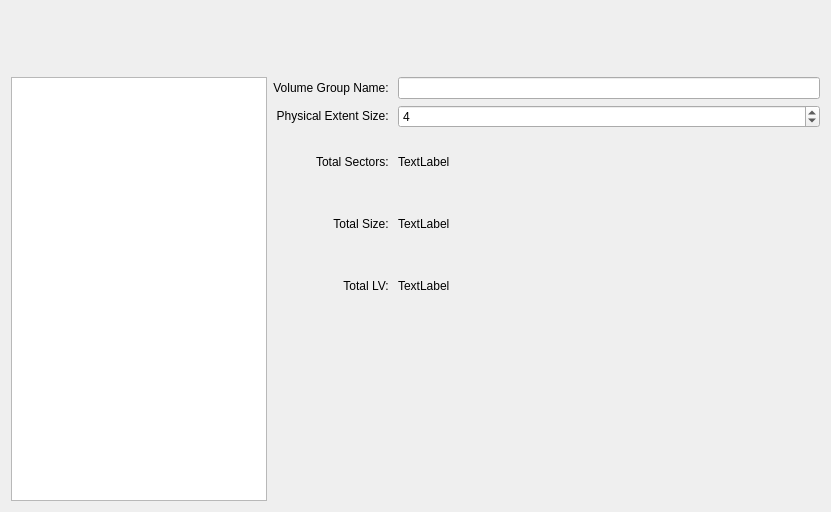
<?xml version="1.0" encoding="UTF-8"?>
<ui version="4.0">
 <class>CreateVolumeWidgetBase</class>
 <widget class="QWidget" name="CreateVolumeWidgetBase">
  <property name="geometry">
   <rect>
    <x>0</x>
    <y>0</y>
    <width>831</width>
    <height>512</height>
   </rect>
  </property>
  <property name="minimumSize">
   <size>
    <width>652</width>
    <height>0</height>
   </size>
  </property>
  <property name="windowTitle">
   <string>Form</string>
  </property>
  <layout class="QGridLayout" name="gridLayout">
   <item row="3" column="2">
    <layout class="QVBoxLayout" name="verticalLayout_2">
     <item>
      <widget class="QLineEdit" name="m_EditVGName"/>
     </item>
    </layout>
   </item>
   <item row="5" column="2">
    <widget class="QLabel" name="m_LabelTotalSectors">
     <property name="text">
      <string>TextLabel</string>
     </property>
     <property name="textInteractionFlags">
      <set>Qt::LinksAccessibleByMouse|Qt::TextSelectableByKeyboard|Qt::TextSelectableByMouse</set>
     </property>
    </widget>
   </item>
   <item row="0" column="0" colspan="3">
    <widget class="PartTableWidget" name="m_PartTableWidget" native="true">
     <property name="sizePolicy">
      <sizepolicy hsizetype="Expanding" vsizetype="Fixed">
       <horstretch>0</horstretch>
       <verstretch>0</verstretch>
      </sizepolicy>
     </property>
     <property name="minimumSize">
      <size>
       <width>0</width>
       <height>60</height>
      </size>
     </property>
     <property name="maximumSize">
      <size>
       <width>16777215</width>
       <height>74</height>
      </size>
     </property>
     <property name="contextMenuPolicy">
      <enum>Qt::CustomContextMenu</enum>
     </property>
    </widget>
   </item>
   <item row="5" column="1">
    <widget class="QLabel" name="m_LabelTextTotalSectors">
     <property name="text">
      <string>Total Sectors: </string>
     </property>
     <property name="alignment">
      <set>Qt::AlignRight|Qt::AlignTrailing|Qt::AlignVCenter</set>
     </property>
     <property name="textInteractionFlags">
      <set>Qt::LinksAccessibleByMouse|Qt::TextSelectableByKeyboard|Qt::TextSelectableByMouse</set>
     </property>
    </widget>
   </item>
   <item row="3" column="0" rowspan="8">
    <widget class="QListWidget" name="m_ListPV">
     <property name="sizePolicy">
      <sizepolicy hsizetype="Preferred" vsizetype="Expanding">
       <horstretch>0</horstretch>
       <verstretch>0</verstretch>
      </sizepolicy>
     </property>
     <property name="contextMenuPolicy">
      <enum>Qt::CustomContextMenu</enum>
     </property>
     <property name="iconSize">
      <size>
       <width>32</width>
       <height>32</height>
      </size>
     </property>
    </widget>
   </item>
   <item row="6" column="2">
    <widget class="QLabel" name="m_LabelTotalSize">
     <property name="text">
      <string>TextLabel</string>
     </property>
     <property name="textInteractionFlags">
      <set>Qt::LinksAccessibleByMouse|Qt::TextSelectableByKeyboard|Qt::TextSelectableByMouse</set>
     </property>
    </widget>
   </item>
   <item row="7" column="2">
    <widget class="QLabel" name="m_LabelTotalLV">
     <property name="text">
      <string>TextLabel</string>
     </property>
     <property name="textInteractionFlags">
      <set>Qt::LinksAccessibleByMouse|Qt::TextSelectableByKeyboard|Qt::TextSelectableByMouse</set>
     </property>
    </widget>
   </item>
   <item row="4" column="2">
    <layout class="QVBoxLayout" name="verticalLayout">
     <item>
      <widget class="QSpinBox" name="m_SpinPESize">
       <property name="value">
        <number>4</number>
       </property>
      </widget>
     </item>
    </layout>
   </item>
   <item row="6" column="1">
    <widget class="QLabel" name="m_LabelTextTotalSize">
     <property name="text">
      <string>Total Size: </string>
     </property>
     <property name="alignment">
      <set>Qt::AlignRight|Qt::AlignTrailing|Qt::AlignVCenter</set>
     </property>
     <property name="textInteractionFlags">
      <set>Qt::LinksAccessibleByMouse|Qt::TextSelectableByKeyboard|Qt::TextSelectableByMouse</set>
     </property>
    </widget>
   </item>
   <item row="7" column="1">
    <widget class="QLabel" name="m_LabelTextTotalLV">
     <property name="text">
      <string>Total LV: </string>
     </property>
     <property name="alignment">
      <set>Qt::AlignRight|Qt::AlignTrailing|Qt::AlignVCenter</set>
     </property>
     <property name="textInteractionFlags">
      <set>Qt::LinksAccessibleByMouse|Qt::TextSelectableByKeyboard|Qt::TextSelectableByMouse</set>
     </property>
    </widget>
   </item>
   <item row="3" column="1">
    <widget class="QLabel" name="m_LabelTextVGName">
     <property name="text">
      <string>Volume Group Name: </string>
     </property>
     <property name="alignment">
      <set>Qt::AlignRight|Qt::AlignTrailing|Qt::AlignVCenter</set>
     </property>
     <property name="textInteractionFlags">
      <set>Qt::LinksAccessibleByMouse|Qt::TextSelectableByKeyboard|Qt::TextSelectableByMouse</set>
     </property>
    </widget>
   </item>
   <item row="4" column="1">
    <widget class="QLabel" name="m_LabelTextPESize">
     <property name="text">
      <string>Physical Extent Size: </string>
     </property>
     <property name="alignment">
      <set>Qt::AlignRight|Qt::AlignTrailing|Qt::AlignVCenter</set>
     </property>
     <property name="textInteractionFlags">
      <set>Qt::LinksAccessibleByMouse|Qt::TextSelectableByKeyboard|Qt::TextSelectableByMouse</set>
     </property>
    </widget>
   </item>
  </layout>
 </widget>
 <customwidgets>
  <customwidget>
   <class>PartTableWidget</class>
   <extends>QWidget</extends>
   <header>gui/parttablewidget.h</header>
   <container>1</container>
  </customwidget>
 </customwidgets>
 <resources/>
 <connections/>
</ui>
